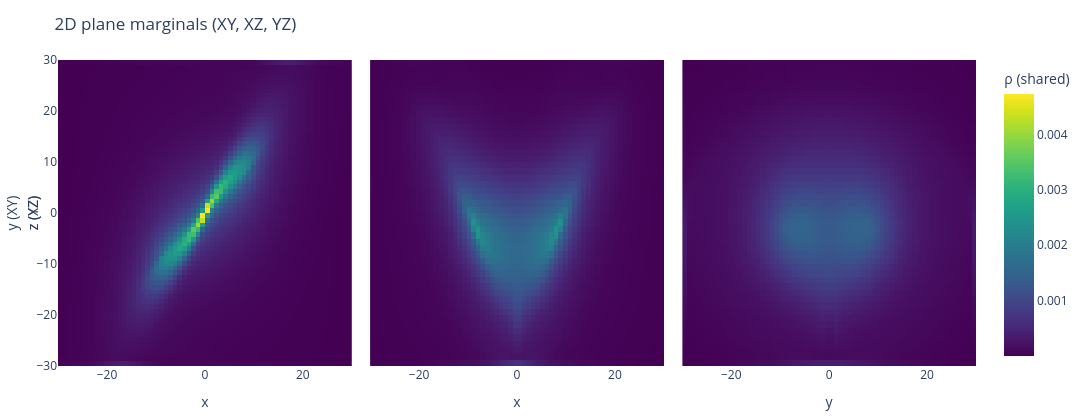

Notebook cell for this chart:
### Code cell
#
xs, ys, zs, rho_pdf = lorenz_pdf_grid_safe(base_params; nx=64, ny=64, nz=48)

# 2D marginals (orient matrices so rows correspond to y / z and cols to x / y as appropriate)
Z_xy = dropdims(sum(rho_pdf, dims=3), dims=3)'   # sum over z -> rows=y, cols=x
XZ   = dropdims(sum(rho_pdf, dims=2), dims=2)'   # sum over y -> rows=z, cols=x
YZ   = dropdims(sum(rho_pdf, dims=1), dims=1)'   # sum over x -> rows=z, cols=y

# shared color limits
zmin = minimum((minimum(Z_xy), minimum(XZ), minimum(YZ)))
zmax = maximum((maximum(Z_xy), maximum(XZ), maximum(YZ)))

trace_xy = PlotlyJS.heatmap(x=xs, y=ys, z=Z_xy, colorscale="Viridis",
    zmin=zmin, zmax=zmax, zauto=false,
    colorbar=attr(title="ρ (shared)"), name="XY")

trace_xz = PlotlyJS.heatmap(x=xs, y=zs, z=XZ, colorscale="Viridis",
    zmin=zmin, zmax=zmax, zauto=false,
    xaxis="x2", yaxis="y2", showscale=false, name="XZ")

trace_yz = PlotlyJS.heatmap(x=ys, y=zs, z=YZ, colorscale="Viridis",
    zmin=zmin, zmax=zmax, zauto=false,
    xaxis="x3", yaxis="y3", showscale=false, name="YZ")

layout = Layout(
    title = "2D plane marginals (XY, XZ, YZ)",
    width = 1200, height = 420,
    xaxis  = attr(domain = [0.00, 0.32], title = "x"),
    yaxis  = attr(domain = [0.00, 1.00], title = "y (XY)"),
    xaxis2 = attr(domain = [0.34, 0.66], title = "x"),
    yaxis2 = attr(domain = [0.00, 1.00], showticklabels=false, title = "z (XZ)"),
    xaxis3 = attr(domain = [0.68, 1.00], title = "y"),
    yaxis3 = attr(domain = [0.00, 1.00], showticklabels=false, title = "z (YZ)"),
    showlegend = false
)

plt = PlotlyJS.plot([trace_xy, trace_xz, trace_yz], layout)
display(plt)

### Figure 1 — Plotly figure (JSON) as saved in the notebook; plotly's stock layout.template omitted (floating-point values rounded to 4 significant figures; data arrays with more than 128 entries replaced by an {"elided": "..."} marker saying what was removed)
{"data": [{"colorbar": {"title": "ρ (shared)"}, "colorscale": "Viridis", "name": "XY", "transpose": true, "type": "heatmap", "x": [-29.53, -28.59, -27.66, -26.72, -25.78, -24.84, -23.91, -22.97, -22.03, -21.09, -20.16, -19.22, -18.28, -17.34, -16.41, -15.47, -14.53, -13.59, -12.66, -11.72, -10.78, -9.844, -8.906, -7.969, -7.031, -6.094, -5.156, -4.219, -3.281, -2.344, -1.406, -0.4688, 0.4688, 1.406, 2.344, 3.281, 4.219, 5.156, 6.094, 7.031, 7.969, 8.906, 9.844, 10.78, 11.72, 12.66, 13.59, 14.53, 15.47, 16.41, 17.34, 18.28, 19.22, 20.16, 21.09, 22.03, 22.97, 23.91, 24.84, 25.78, 26.72, 27.66, 28.59, 29.53], "y": [-29.53, -28.59, -27.66, -26.72, -25.78, -24.84, -23.91, -22.97, -22.03, -21.09, -20.16, -19.22, -18.28, -17.34, -16.41, -15.47, -14.53, -13.59, -12.66, -11.72, -10.78, -9.844, -8.906, -7.969, -7.031, -6.094, -5.156, -4.219, -3.281, -2.344, -1.406, -0.4688, 0.4688, 1.406, 2.344, 3.281, 4.219, 5.156, 6.094, 7.031, 7.969, 8.906, 9.844, 10.78, 11.72, 12.66, 13.59, 14.53, 15.47, 16.41, 17.34, 18.28, 19.22, 20.16, 21.09, 22.03, 22.97, 23.91, 24.84, 25.78, 26.72, 27.66, 28.59, 29.53], "z": {"elided": "64x64 float values"}, "zauto": false, "zmax": 0.004732, "zmin": 9.047e-07}, {"colorscale": "Viridis", "name": "XZ", "showscale": false, "transpose": true, "type": "heatmap", "x": [-29.53, -28.59, -27.66, -26.72, -25.78, -24.84, -23.91, -22.97, -22.03, -21.09, -20.16, -19.22, -18.28, -17.34, -16.41, -15.47, -14.53, -13.59, -12.66, -11.72, -10.78, -9.844, -8.906, -7.969, -7.031, -6.094, -5.156, -4.219, -3.281, -2.344, -1.406, -0.4688, 0.4688, 1.406, 2.344, 3.281, 4.219, 5.156, 6.094, 7.031, 7.969, 8.906, 9.844, 10.78, 11.72, 12.66, 13.59, 14.53, 15.47, 16.41, 17.34, 18.28, 19.22, 20.16, 21.09, 22.03, 22.97, 23.91, 24.84, 25.78, 26.72, 27.66, 28.59, 29.53], "xaxis": "x2", "y": [0.625, 1.875, 3.125, 4.375, 5.625, 6.875, 8.125, 9.375, 10.62, 11.88, 13.12, 14.38, 15.62, 16.88, 18.12, 19.38, 20.62, 21.88, 23.12, 24.38, 25.62, 26.88, 28.12, 29.38, 30.62, 31.88, 33.12, 34.38, 35.62, 36.88, 38.12, 39.38, 40.62, 41.88, 43.12, 44.38, 45.62, 46.88, 48.12, 49.38, 50.62, 51.88, 53.12, 54.38, 55.62, 56.88, 58.12, 59.38], "yaxis": "y2", "z": {"elided": "64x48 float values"}, "zauto": false, "zmax": 0.004732, "zmin": 9.047e-07}, {"colorscale": "Viridis", "name": "YZ", "showscale": false, "transpose": true, "type": "heatmap", "x": [-29.53, -28.59, -27.66, -26.72, -25.78, -24.84, -23.91, -22.97, -22.03, -21.09, -20.16, -19.22, -18.28, -17.34, -16.41, -15.47, -14.53, -13.59, -12.66, -11.72, -10.78, -9.844, -8.906, -7.969, -7.031, -6.094, -5.156, -4.219, -3.281, -2.344, -1.406, -0.4688, 0.4688, 1.406, 2.344, 3.281, 4.219, 5.156, 6.094, 7.031, 7.969, 8.906, 9.844, 10.78, 11.72, 12.66, 13.59, 14.53, 15.47, 16.41, 17.34, 18.28, 19.22, 20.16, 21.09, 22.03, 22.97, 23.91, 24.84, 25.78, 26.72, 27.66, 28.59, 29.53], "xaxis": "x3", "y": [0.625, 1.875, 3.125, 4.375, 5.625, 6.875, 8.125, 9.375, 10.62, 11.88, 13.12, 14.38, 15.62, 16.88, 18.12, 19.38, 20.62, 21.88, 23.12, 24.38, 25.62, 26.88, 28.12, 29.38, 30.62, 31.88, 33.12, 34.38, 35.62, 36.88, 38.12, 39.38, 40.62, 41.88, 43.12, 44.38, 45.62, 46.88, 48.12, 49.38, 50.62, 51.88, 53.12, 54.38, 55.62, 56.88, 58.12, 59.38], "yaxis": "y3", "z": {"elided": "64x48 float values"}, "zauto": false, "zmax": 0.004732, "zmin": 9.047e-07}], "layout": {"height": 420, "margin": {"b": 50, "l": 50, "r": 50, "t": 60}, "showlegend": false, "title": "2D plane marginals (XY, XZ, YZ)", "width": 1200, "xaxis": {"domain": [0, 0.32], "title": "x"}, "xaxis2": {"domain": [0.34, 0.66], "title": "x"}, "xaxis3": {"domain": [0.68, 1], "title": "y"}, "yaxis": {"domain": [0, 1], "title": "y (XY)"}, "yaxis2": {"domain": [0, 1], "showticklabels": false, "title": "z (XZ)"}, "yaxis3": {"domain": [0, 1], "showticklabels": false, "title": "z (YZ)"}}}
